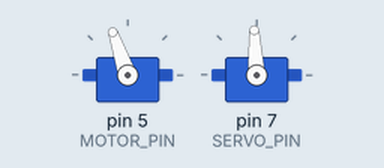
Recording of a sketch running on a simulated Arduino Uno, built with avr-gcc and run on an emulated ATmega328P. On the bench: 2 × servo.

Above: at 12.21 s.
At 12.61 s:
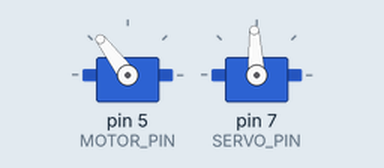
At 13.0 s:
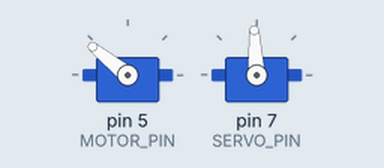
At 14.1 s:
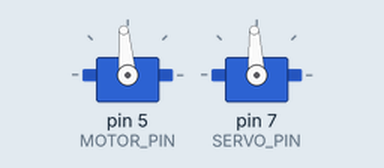
Timing chart, 0 to 15.6 s (numbered marks = the images above):
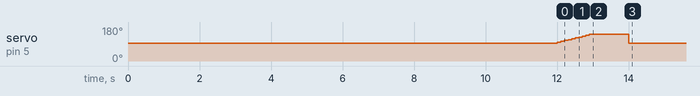

Measured:
- by itself, servo on pin 5 (MOTOR_PIN): rises from 95° to 141° in 0.90 s, then falls to 95° in 1.1 s

The sketch:

full_speed.ino
```cpp
#include <Wire.h>
#include <Servo.h>

#define SERVO_PIN 7
#define MOTOR_PIN 5

#define I2C_ADDRESS 0x04

#define SERVO_NEUTRAL       1500
#define SERVO_40_DEG_L      850
#define SERVO_40_DEG_R      2150

#define MOTOR_NEUTRAL       1520 // TODO: verify value, may vary depending on ESC calibration
#define MOTOR_BRAKE_MAX     650
#define MOTOR_THROTTLE_MAX  2000

#define SERVO 0
#define MOTOR 1

// 650 := full brake, 1450 := neutral, 2000 := full throttle
// -+20 deg = -+250

Servo servo;
Servo motor;

/* steering deg [-20,...,20] */
int steering = 0;
/* throttle pct [0,...,100] */
int velocity = 0;

int count = 0; //Variable to check for Failsafe

// ---------- Initialization ----------

void setup() {
    /*Serial.begin(9600);
    delay(100);*/

    init_motor();
    init_servo();

    Serial.println("Starting!");
    delay(10000);

    for(int j = 10; j <= 100; j+=10) {
      velocity = j;
      updateMotor();
      delay(100);
    }

    delay(1000);
    velocity = 0;
    updateMotor();

}

void init_servo() {
    //Serial.println("Starting..");
    servo.attach(SERVO_PIN);
    servo.writeMicroseconds(SERVO_NEUTRAL);

    delay(1000);
    Serial.println("servo init successful");
}

void init_motor() {
    motor.attach(MOTOR_PIN);
    motor.writeMicroseconds(MOTOR_NEUTRAL);

    delay(1000);
    Serial.println("motor init successful");
}

// ---------- Program ----------

void loop() {
}

void updateServo() {
    /* map [-20,...,20] to [SERVO_20_DEG_L,...,SERVO_20_DEG_R] */
    int val = 0;
    if (steering == 0) {
        val = SERVO_NEUTRAL; // move to center position
    } else {
        val = map(steering, -40, 40, SERVO_40_DEG_L, SERVO_40_DEG_R);
    }

    servo.writeMicroseconds(val);
}

void updateMotor() {
    /* map [-100,...,100] to [MOTOR_BRAKE_MAX,...,MOTOR_THROTTLE_MAX] */
    int val = 0;
    if (velocity == 0) {
        val = MOTOR_NEUTRAL; // move to center position (lower than center should brake)
    } else {
        val = map(velocity, 0, 100, MOTOR_NEUTRAL, MOTOR_THROTTLE_MAX);
    }
    // TODO: implement braking, e.g. add -100 to value range

    motor.writeMicroseconds(val);
}
```
